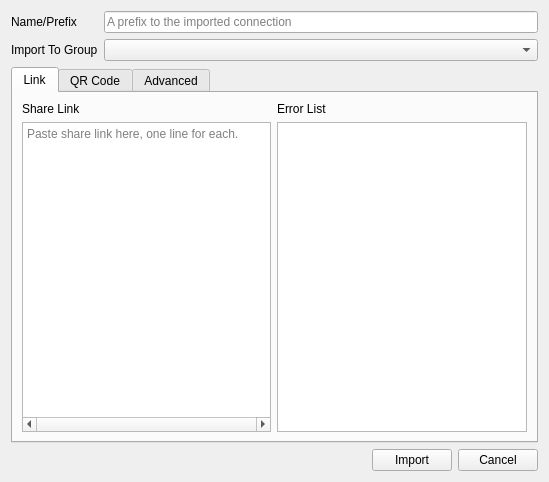
<?xml version="1.0" encoding="UTF-8"?>
<ui version="4.0">
 <class>ImportConfigWindow</class>
 <widget class="QDialog" name="ImportConfigWindow">
  <property name="geometry">
   <rect>
    <x>0</x>
    <y>0</y>
    <width>549</width>
    <height>482</height>
   </rect>
  </property>
  <property name="minimumSize">
   <size>
    <width>470</width>
    <height>460</height>
   </size>
  </property>
  <property name="windowTitle">
   <string>Import file</string>
  </property>
  <property name="sizeGripEnabled">
   <bool>false</bool>
  </property>
  <property name="modal">
   <bool>true</bool>
  </property>
  <layout class="QVBoxLayout" name="verticalLayout_3">
   <item>
    <layout class="QFormLayout" name="formLayout_2">
     <item row="0" column="0">
      <widget class="QLabel" name="aliasLabel">
       <property name="text">
        <string>Name/Prefix</string>
       </property>
      </widget>
     </item>
     <item row="0" column="1">
      <widget class="QLineEdit" name="nameTxt">
       <property name="placeholderText">
        <string>A prefix to the imported connection</string>
       </property>
      </widget>
     </item>
     <item row="1" column="0">
      <widget class="QLabel" name="label_9">
       <property name="text">
        <string>Import To Group</string>
       </property>
      </widget>
     </item>
     <item row="1" column="1">
      <widget class="QComboBox" name="groupCombo"/>
     </item>
    </layout>
   </item>
   <item>
    <widget class="QTabWidget" name="tabWidget">
     <property name="currentIndex">
      <number>0</number>
     </property>
     <widget class="QWidget" name="tabWidgetPage2">
      <attribute name="title">
       <string>Link</string>
      </attribute>
      <layout class="QGridLayout" name="gridLayout">
       <item row="0" column="0">
        <widget class="QLabel" name="label_8">
         <property name="text">
          <string>Share Link</string>
         </property>
        </widget>
       </item>
       <item row="0" column="1">
        <widget class="QLabel" name="label_7">
         <property name="text">
          <string>Error List</string>
         </property>
        </widget>
       </item>
       <item row="1" column="0">
        <widget class="QPlainTextEdit" name="vmessConnectionStringTxt">
         <property name="horizontalScrollBarPolicy">
          <enum>Qt::ScrollBarAlwaysOn</enum>
         </property>
         <property name="lineWrapMode">
          <enum>QPlainTextEdit::NoWrap</enum>
         </property>
         <property name="placeholderText">
          <string>Paste share link here, one line for each.</string>
         </property>
        </widget>
       </item>
       <item row="1" column="1">
        <widget class="QListWidget" name="errorsList"/>
       </item>
      </layout>
     </widget>
     <widget class="QWidget" name="qrCodeTab">
      <attribute name="title">
       <string>QR Code</string>
      </attribute>
      <layout class="QFormLayout" name="formLayout_3">
       <item row="0" column="0">
        <widget class="QLabel" name="label_11">
         <property name="text">
          <string>Screenshot</string>
         </property>
        </widget>
       </item>
       <item row="0" column="1">
        <layout class="QHBoxLayout" name="horizontalLayout_6">
         <item>
          <widget class="QCheckBox" name="hidePlumbumCB">
           <property name="text">
            <string>Hide Qplumbum</string>
           </property>
          </widget>
         </item>
         <item>
          <widget class="QDoubleSpinBox" name="doubleSpinBox">
           <property name="suffix">
            <string> secs</string>
           </property>
           <property name="maximum">
            <double>5.000000000000000</double>
           </property>
           <property name="singleStep">
            <double>0.500000000000000</double>
           </property>
           <property name="value">
            <double>0.000000000000000</double>
           </property>
          </widget>
         </item>
         <item>
          <widget class="QLabel" name="label_6">
           <property name="text">
            <string>Delay</string>
           </property>
          </widget>
         </item>
         <item>
          <spacer name="horizontalSpacer_3">
           <property name="orientation">
            <enum>Qt::Horizontal</enum>
           </property>
           <property name="sizeHint" stdset="0">
            <size>
             <width>40</width>
             <height>20</height>
            </size>
           </property>
          </spacer>
         </item>
         <item>
          <widget class="QPushButton" name="qrFromScreenBtn">
           <property name="sizePolicy">
            <sizepolicy hsizetype="Fixed" vsizetype="Fixed">
             <horstretch>0</horstretch>
             <verstretch>0</verstretch>
            </sizepolicy>
           </property>
           <property name="text">
            <string>Go</string>
           </property>
          </widget>
         </item>
        </layout>
       </item>
       <item row="1" column="0">
        <widget class="QLabel" name="label_5">
         <property name="text">
          <string>QRCode File</string>
         </property>
        </widget>
       </item>
       <item row="1" column="1">
        <layout class="QHBoxLayout" name="horizontalLayout">
         <item>
          <widget class="QLineEdit" name="imageFileEdit">
           <property name="text">
            <string/>
           </property>
           <property name="readOnly">
            <bool>true</bool>
           </property>
          </widget>
         </item>
         <item>
          <widget class="QPushButton" name="selectImageBtn">
           <property name="text">
            <string>Select</string>
           </property>
          </widget>
         </item>
        </layout>
       </item>
       <item row="3" column="0">
        <widget class="QLabel" name="label_3">
         <property name="text">
          <string>Detected Link</string>
         </property>
        </widget>
       </item>
       <item row="3" column="1">
        <widget class="QLineEdit" name="qrCodeLinkTxt">
         <property name="readOnly">
          <bool>true</bool>
         </property>
        </widget>
       </item>
       <item row="2" column="0">
        <spacer name="verticalSpacer">
         <property name="orientation">
          <enum>Qt::Vertical</enum>
         </property>
         <property name="sizeHint" stdset="0">
          <size>
           <width>20</width>
           <height>40</height>
          </size>
         </property>
        </spacer>
       </item>
      </layout>
     </widget>
     <widget class="QWidget" name="tabWidgetPage1">
      <attribute name="title">
       <string>Advanced</string>
      </attribute>
      <layout class="QFormLayout" name="formLayout">
       <item row="0" column="0" colspan="2">
        <widget class="QLabel" name="label_16">
         <property name="text">
          <string>Manually Input Connections</string>
         </property>
        </widget>
       </item>
       <item row="1" column="0">
        <widget class="QLabel" name="fileLabel">
         <property name="text">
          <string>Path</string>
         </property>
        </widget>
       </item>
       <item row="1" column="1">
        <layout class="QHBoxLayout" name="horizontalLayout_2">
         <item>
          <widget class="QLineEdit" name="fileLineTxt">
           <property name="text">
            <string/>
           </property>
          </widget>
         </item>
         <item>
          <widget class="QPushButton" name="selectFileBtn">
           <property name="text">
            <string>Select</string>
           </property>
          </widget>
         </item>
        </layout>
       </item>
       <item row="2" column="0" colspan="2">
        <widget class="QCheckBox" name="keepImportedInboundCheckBox">
         <property name="text">
          <string>Import as Complex Config</string>
         </property>
        </widget>
       </item>
       <item row="3" column="0">
        <widget class="QLabel" name="label_2">
         <property name="text">
          <string>Json Editor</string>
         </property>
        </widget>
       </item>
       <item row="3" column="1">
        <widget class="QPushButton" name="jsonEditBtn">
         <property name="text">
          <string>Open JSON Editor</string>
         </property>
         <property name="autoDefault">
          <bool>false</bool>
         </property>
        </widget>
       </item>
      </layout>
     </widget>
    </widget>
   </item>
   <item>
    <layout class="QHBoxLayout" name="horizontalLayout_5">
     <item>
      <spacer name="horizontalSpacer">
       <property name="orientation">
        <enum>Qt::Horizontal</enum>
       </property>
       <property name="sizeHint" stdset="0">
        <size>
         <width>40</width>
         <height>20</height>
        </size>
       </property>
      </spacer>
     </item>
     <item>
      <widget class="QPushButton" name="beginImportBtn">
       <property name="text">
        <string>Import</string>
       </property>
      </widget>
     </item>
     <item>
      <widget class="QPushButton" name="cancelImportBtn">
       <property name="text">
        <string>Cancel</string>
       </property>
      </widget>
     </item>
    </layout>
   </item>
  </layout>
 </widget>
 <tabstops>
  <tabstop>nameTxt</tabstop>
  <tabstop>vmessConnectionStringTxt</tabstop>
  <tabstop>errorsList</tabstop>
  <tabstop>fileLineTxt</tabstop>
  <tabstop>selectFileBtn</tabstop>
  <tabstop>beginImportBtn</tabstop>
  <tabstop>cancelImportBtn</tabstop>
 </tabstops>
 <resources/>
 <connections/>
</ui>
